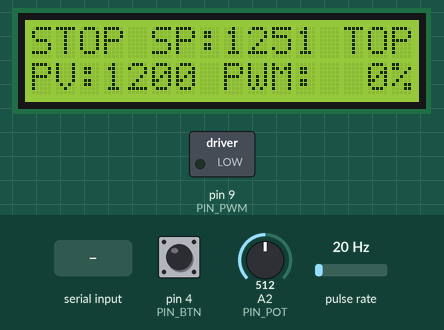
This sketch was run on a simulated Arduino Uno, built with avr-gcc and run on an emulated ATmega328P. On the bench: 16×2 character LCD, switched loads named in the sketch (green lamp = pin HIGH). Wiring (inferred from the names in the program): pulse sensor: data pin 2. Dashed ring = blinking. The inputs (shaded band) are chosen by the test bench; at power-on: pin 4 (PIN_BTN) HIGH, pulse rate 20 Hz, A2 (PIN_POT) = 512. EEPROM starts erased; what the sketch prints to the serial monitor is not drawn.

Above: at 1.3 s.
1.4 s: pin 4 (PIN_BTN) pulled LOW for 0.15 s
At 1.99 s:
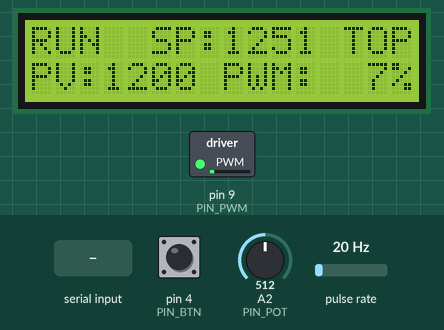
2.1 s: pulse rate (sensor on pin 2) set to 150 Hz
At 2.43 s:
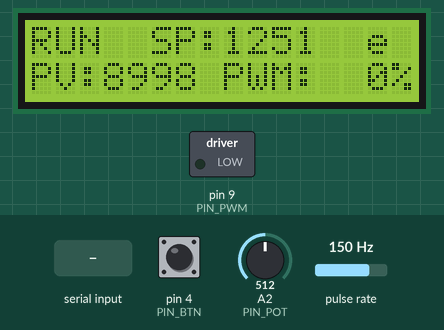
4.3 s: "D,1\n" received over Serial
At 5.84 s:
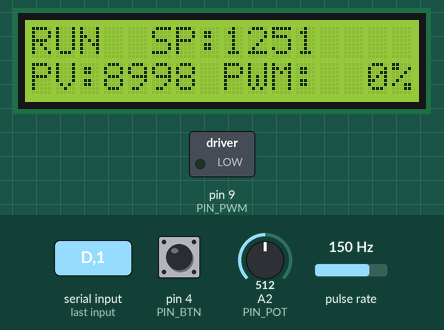
7.1 s: A2 (PIN_POT) set to 440
At 9.1 s:
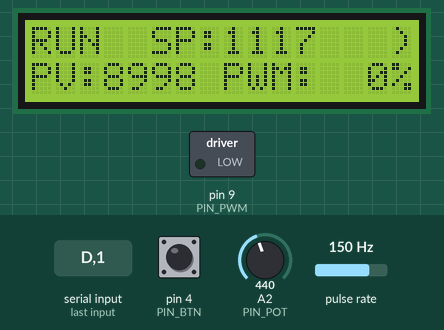
10.1 s: pulse rate (sensor on pin 2) set to 4 Hz
At 11.8 s:
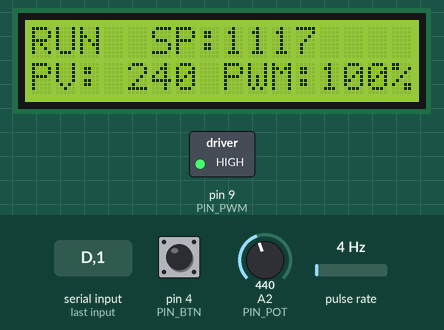
12.3 s: A2 (PIN_POT) set to 306
At 15.1 s:
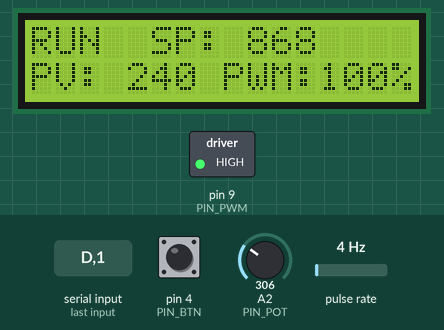
Timing chart, 0 to 16.3 s (numbered marks = the images above; inputs shaded):
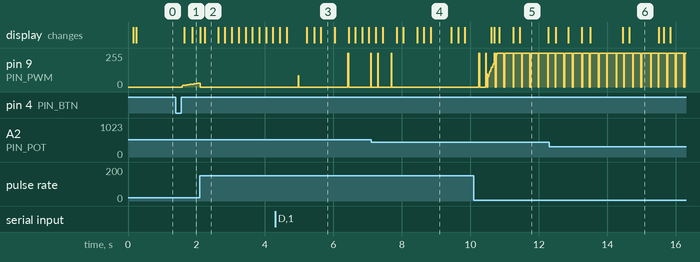

The sketch:

Sketch_PID.ino
```cpp
#include <Arduino.h>
#include <EEPROM.h>
#include <Wire.h>
#include <LiquidCrystal_I2C.h>
#include <math.h>


struct ButtonEvent {
  bool shortPress;
  bool longPress;
};


LiquidCrystal_I2C lcd(0x27, 16, 2);


const byte PIN_SENSOR = 2;   // D2 = interrupt
const byte PIN_PWM    = 9;   // D9 = PWM output
const byte PIN_POT    = A2;  // A2 = setpoint pot
const byte PIN_BTN    = 4;   // КНОПКА на D4 (на GND, INPUT_PULLUP)


const uint16_t PULSES_PER_REV  = 1;
const uint32_t GLITCH_US       = 300;
const uint32_t STOP_TIMEOUT_US = 200000; // для readRPM()


const float RPM_MIN = 300.0f;
const float RPM_MAX = 2200.0f;

// ===== Коэффициенты ПИД =====
float Kp = 0.20f;
float Ki = 0.80f;
float Kd = 0.00f;


const uint32_t PID_PERIOD_MS    = 20;
const uint32_t SERIAL_PERIOD_MS = 100;
const uint32_t LCD_PERIOD_MS    = 200;


const uint32_t STARTUP_PULSE_TIMEOUT_MS = 1500;  // delta_t
const uint32_t RUN_PULSE_TIMEOUT_MS     = 700;   // delta_t2
const int      SP_WARN_MIN_RPM          = 450;   // минимальная скорость для аварии
const uint32_t WARNING_RESET_HOLD_MS    = 1500;  // delta_t3


volatile uint32_t lastEdgeUs = 0;
volatile uint32_t periodUs = 0;
volatile uint32_t lastGoodPulseUs = 0;
volatile uint32_t pulseCount = 0;

void isrPulse() {
  uint32_t now = micros();
  uint32_t p = now - lastEdgeUs;
  lastEdgeUs = now;

  if (p > GLITCH_US) {
    periodUs = p;
    lastGoodPulseUs = now;
    pulseCount++;
  }
}

static inline float clampf(float x, float lo, float hi) {
  if (x < lo) return lo;
  if (x > hi) return hi;
  return x;
}

static inline uint32_t lastPulseAgeMs() {
  uint32_t lastPulseUs;
  noInterrupts();
  lastPulseUs = lastGoodPulseUs;
  interrupts();

  if (lastPulseUs == 0) return 0xFFFFFFFFu;

  uint32_t nowUs = micros();
  uint32_t ageUs = (uint32_t)(nowUs - lastPulseUs);
  return ageUs / 1000u;
}

static inline float readRPM() {
  uint32_t per, lastPulse;
  noInterrupts();
  per = periodUs;
  lastPulse = lastGoodPulseUs;
  interrupts();

  uint32_t nowUs = micros();

  if (lastPulse == 0 || (uint32_t)(nowUs - lastPulse) > STOP_TIMEOUT_US) return 0.0f;
  if (per == 0) return 0.0f;

  return (1e6f / (float)per) * (60.0f / (float)PULSES_PER_REV);
}


static int sp_rpm_int = 0;
static int last_sp_rpm_int = 0;

static inline int readPotAdcAvg16() {
  uint32_t sum = 0;
  for (uint8_t i = 0; i < 16; i++) sum += analogRead(PIN_POT);
  return (int)(sum / 16);
}

static inline int computeSetpointRpm() {
  int adc = readPotAdcAvg16(); // 0..1023
  float sp = RPM_MIN + ((float)adc / 1023.0f) * (RPM_MAX - RPM_MIN);
  int sp_i = (int)(sp + 0.5f);

  const int deadRpm = 10;
  if (abs(sp_i - last_sp_rpm_int) <= deadRpm) return last_sp_rpm_int;

  last_sp_rpm_int = sp_i;
  return sp_i;
}

// ===== PID state =====
float integrator = 0.0f;
float prevMeas = 0.0f;
uint8_t lastPwm = 0;

// ================= Конфигурация ПЗУ =================
struct PidConfig {
  uint32_t magic;
  float kp;
  float ki;
  float kd;
};

const uint32_t PID_MAGIC = 0x50494431UL; // "PID1"
const int EEPROM_ADDR = 0;

static void sendConfig() {
  Serial.print("CFG,");
  Serial.print(Kp, 6); Serial.print(",");
  Serial.print(Ki, 6); Serial.print(",");
  Serial.println(Kd, 6);
}

static void loadPidFromEepromOrInit() {
  PidConfig cfg;
  EEPROM.get(EEPROM_ADDR, cfg);

  if (cfg.magic == PID_MAGIC &&
      isfinite(cfg.kp) && isfinite(cfg.ki) && isfinite(cfg.kd)) {
    Kp = cfg.kp;
    Ki = cfg.ki;
    Kd = cfg.kd;
  } else {
    cfg.magic = PID_MAGIC;
    cfg.kp = Kp; cfg.ki = Ki; cfg.kd = Kd;
    EEPROM.put(EEPROM_ADDR, cfg);
  }
}

static void savePidToEeprom() {
  PidConfig cfg;
  cfg.magic = PID_MAGIC;
  cfg.kp = Kp;
  cfg.ki = Ki;
  cfg.kd = Kd;
  EEPROM.put(EEPROM_ADDR, cfg);
}

void handleCommandLine(String line) {
  line.trim();
  if (line.length() == 0) return;

  if (line == "GET") {
    sendConfig();
    return;
  }

  if (line == "SAVE") {
    savePidToEeprom();
    Serial.println("ACK,SAVE");
    return;
  }

  int comma = line.indexOf(',');
  if (comma <= 0) return;

  String cmd = line.substring(0, comma);
  String val = line.substring(comma + 1);

  float x = val.toFloat();

  bool ok = true;
  if (cmd == "P") Kp = x;
  else if (cmd == "I") Ki = x;
  else if (cmd == "D") Kd = x;
  else ok = false;

  if (!ok) return;

  Serial.print("ACK,");
  Serial.print(cmd);
  Serial.print(",");
  if (cmd == "P") Serial.println(Kp, 6);
  else if (cmd == "I") Serial.println(Ki, 6);
  else Serial.println(Kd, 6);
}


enum RunState : uint8_t { ST_STOP = 0, ST_RUN = 1, ST_WARNING = 2 };
RunState state = ST_STOP;


bool warningShown = false;

static void stopMotor() {
  analogWrite(PIN_PWM, 0);
  lastPwm = 0;
  integrator = 0.0f;
  prevMeas = 0.0f;
}

static void enterWarning() {
  state = ST_WARNING;
  stopMotor();
  warningShown = false; // каждый вход в WARNING должен перерисовывать экран
}


static ButtonEvent readButtonEvents() {
  const uint32_t DEBOUNCE_MS = 30;

  static bool stableState = HIGH;
  static bool lastRaw = HIGH;
  static uint32_t lastChangeMs = 0;

  static uint32_t pressStartMs = 0;
  static bool longFired = false;

  ButtonEvent ev;
  ev.shortPress = false;
  ev.longPress  = false;

  bool raw = digitalRead(PIN_BTN);
  uint32_t now = millis();

  if (raw != lastRaw) {
    lastRaw = raw;
    lastChangeMs = now;
  }

  if ((now - lastChangeMs) >= DEBOUNCE_MS && raw != stableState) {
    stableState = raw;

    if (stableState == LOW) { // pressed
      pressStartMs = now;
      longFired = false;
    } else { // released
      if (!longFired) ev.shortPress = true;
    }
  }

  if (stableState == LOW && !longFired) {
    if ((now - pressStartMs) >= WARNING_RESET_HOLD_MS) {
      longFired = true;
      ev.longPress = true;
    }
  }

  return ev;
}


static void lcdPrint16(uint8_t col, uint8_t row, const char* s) {
  lcd.setCursor(col, row);
  for (uint8_t i = 0; i < 16; i++) {
    char c = s[i];
    if (c == '\0') c = ' ';
    lcd.print(c);
  }
}

static void lcdShowWarningOnce() {
  char l0[17], l1[17];
  snprintf(l0, sizeof(l0), "    WARNING!     ");
  snprintf(l1, sizeof(l1), "               ");
  lcdPrint16(0, 0, l0);
  lcdPrint16(0, 1, l1);
}


static void lcdInitScreen() {
  char l0[17], l1[17];
  snprintf(l0, sizeof(l0), "STOP SP:----");
  snprintf(l1, sizeof(l1), "PV:---- PWM:---");
  lcdPrint16(0, 0, l0);
  lcdPrint16(0, 1, l1);
}

void setup() {
  Serial.begin(115200);

  pinMode(PIN_SENSOR, INPUT_PULLUP);
  pinMode(PIN_PWM, OUTPUT);
  pinMode(PIN_BTN, INPUT_PULLUP);

  stopMotor();

  attachInterrupt(digitalPinToInterrupt(PIN_SENSOR), isrPulse, FALLING);

  loadPidFromEepromOrInit();
  sendConfig();

  lcd.init();
  lcd.backlight();
  lcdInitScreen();

  // Initialize SP once
  int adc = readPotAdcAvg16();
  float sp = RPM_MIN + ((float)adc / 1023.0f) * (RPM_MAX - RPM_MIN);
  sp_rpm_int = (int)(sp + 0.5f);
  last_sp_rpm_int = sp_rpm_int;

  state = ST_STOP;
}

void loop() {
  static uint32_t lastPidMs = 0;
  static uint32_t lastPrintMs = 0;
  static uint32_t lastLcdMs = 0;

  static uint32_t runStartMs = 0;
  static bool waitingStartupPulse = false;

  uint32_t nowMs = millis();


  if (Serial.available()) {
    String line = Serial.readStringUntil('\n');
    handleCommandLine(line);
  }


  sp_rpm_int = computeSetpointRpm();


  ButtonEvent bev = readButtonEvents();

  if (bev.shortPress) {
    if (state == ST_STOP) {
      // STOP -> RUN (attempt start)
      state = ST_RUN;
      runStartMs = nowMs;
      waitingStartupPulse = true;

      integrator = 0.0f;
      prevMeas = readRPM();
    }
    else if (state == ST_RUN) {
      // RUN -> STOP
      state = ST_STOP;
      waitingStartupPulse = false;
      stopMotor();
    }
    else {

    }
  }

  if (bev.longPress) {
    if (state == ST_WARNING) {
      // WARNING reset -> STOP
      state = ST_STOP;
      waitingStartupPulse = false;
      stopMotor();
    }
  }

  if (state == ST_RUN) {
    if (waitingStartupPulse) {
      uint32_t age = lastPulseAgeMs();
      bool havePulseRecently = (age != 0xFFFFFFFFu) && (age < STARTUP_PULSE_TIMEOUT_MS);

      if (havePulseRecently) {
        waitingStartupPulse = false;
      } else {
        if ((nowMs - runStartMs) >= STARTUP_PULSE_TIMEOUT_MS) {
          enterWarning();
        }
      }
    } else {
      if (sp_rpm_int >= SP_WARN_MIN_RPM) {
        uint32_t age = lastPulseAgeMs();
        bool pulseTooOld = (age == 0xFFFFFFFFu) || (age >= RUN_PULSE_TIMEOUT_MS);
        if (pulseTooOld) {
          enterWarning();
        }
      }
    }
  }

  // ----- Обновление ПИД -----
  if (state == ST_RUN && (nowMs - lastPidMs >= PID_PERIOD_MS)) {
    lastPidMs = nowMs;
    const float dt = PID_PERIOD_MS / 1000.0f;

    float sp = (float)sp_rpm_int;

    float y  = readRPM();
    float e  = sp - y;

    float dy = (y - prevMeas) / dt;
    prevMeas = y;

    float P = Kp * e;

    integrator += Ki * e * dt;
    integrator = clampf(integrator, -255.0f, 255.0f);

    float D = -Kd * dy;

    float u = P + integrator + D;
    u = clampf(u, 0.0f, 255.0f);

    lastPwm = (uint8_t)(u + 0.5f);
    analogWrite(PIN_PWM, lastPwm);
  } else if (state != ST_RUN) {

    analogWrite(PIN_PWM, 0);
    lastPwm = 0;
  }

  if (nowMs - lastLcdMs >= LCD_PERIOD_MS) {
    lastLcdMs = nowMs;

    if (state == ST_WARNING) {
      if (!warningShown) {
        lcdShowWarningOnce();
        warningShown = true;
      } else {

      }
    } else {
      warningShown = false; // готовимся к следующему WARNING

      char line0[17];
      char line1[17];

      int pv_i = (int)(readRPM() + 0.5f);
      int pwm_pct = (int)((lastPwm * 100UL + 127) / 255);

      if (state == ST_STOP) {
        snprintf(line0, sizeof(line0), "STOP SP:%4d", sp_rpm_int);
      } else {
        snprintf(line0, sizeof(line0), "RUN  SP:%4d", sp_rpm_int);
      }
      snprintf(line1, sizeof(line1), "PV:%4d PWM:%3d%%", pv_i, pwm_pct);

      lcdPrint16(0, 0, line0);
      lcdPrint16(0, 1, line1);
    }
  }

  // ----- Отправляем телеметрию в ПК -----
  if (nowMs - lastPrintMs >= SERIAL_PERIOD_MS) {
    lastPrintMs = nowMs;

    int sp_i = sp_rpm_int;
    int pv_i = (int)(readRPM() + 0.5f);
    int pwm_pct = (int)((lastPwm * 100UL + 127) / 255);

    Serial.print("T,");
    Serial.print(nowMs);
    Serial.print(",");
    Serial.print(sp_i);
    Serial.print(",");
    Serial.print(pv_i);
    Serial.print(",");
    Serial.println(pwm_pct);
  }
}
```

Measured:
- after the input at 1.4 s, pin 9 (PIN_PWM): moves from 0/255 to 29/255 over 0.50 s, starting after 0.18 s; the display: first changes after 0.24 s (image 1 shows a later state)
- after the input at 2.1 s, the display: first differs from a run without the input after 0.14 s (image 2)
- after the input at 4.3 s, pin 9 (PIN_PWM): 0/255 → 255/255 after 2.8 s
- what the display in image 2 shows lasts 0.4 s, from 2.2 s to 2.6 s
- what the display in image 4 shows lasts 0.6 s, from 8.8 s to 9.4 s
- what the display in image 5 shows lasts 0.9 s, from 11.4 s to 12.3 s
